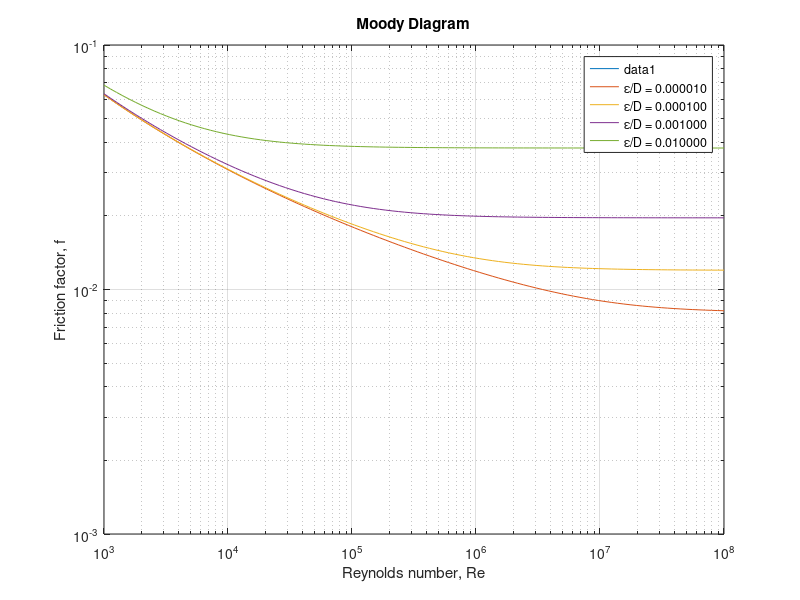

Write the MATLAB code that produced this figure.
% Define the range of Reynolds numbers and relative roughness values
Re = logspace(3, 8, 100);  % from 1,000 to 100,000,000
epsilon = [0.00001, 0.0001, 0.001, 0.01];  % example roughness values

% Prepare to plot
loglog(Re, zeros(size(Re)));  % initialize log-log plot
hold on;

% Calculate friction factor for each roughness value using the Colebrook equation
for e = epsilon
    f = zeros(size(Re));
    for i = 1:length(Re)
        func = @(f) 1/sqrt(f) + 2.0*log10(e/3.7 + 2.51/(Re(i)*sqrt(f)));
        f(i) = fzero(func, [0.008, 0.1]);  % initial guess and bounds for f
    end
    loglog(Re, f, 'DisplayName', sprintf('ε/D = %f', e));  % plot each line
end

% Customize the plot
grid on;
title('Moody Diagram');
xlabel('Reynolds number, Re');
ylabel('Friction factor, f');
legend('show');
hold off;
